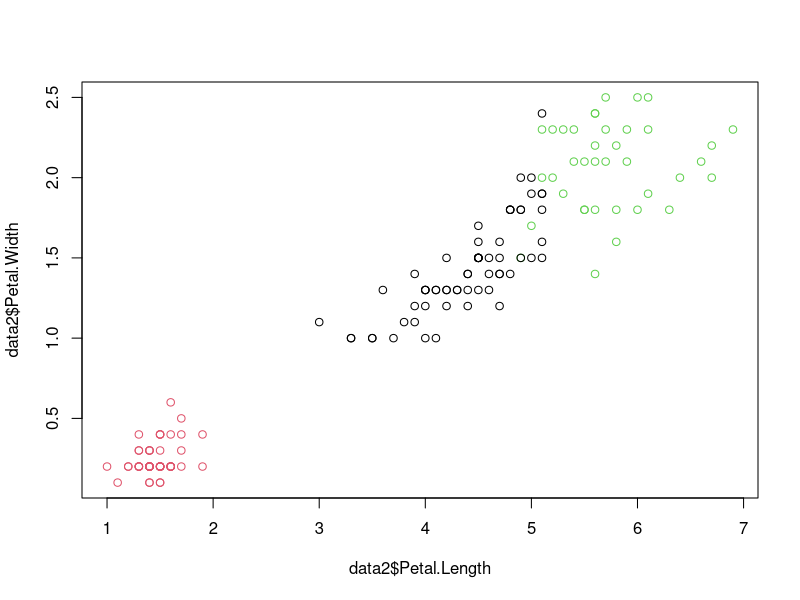
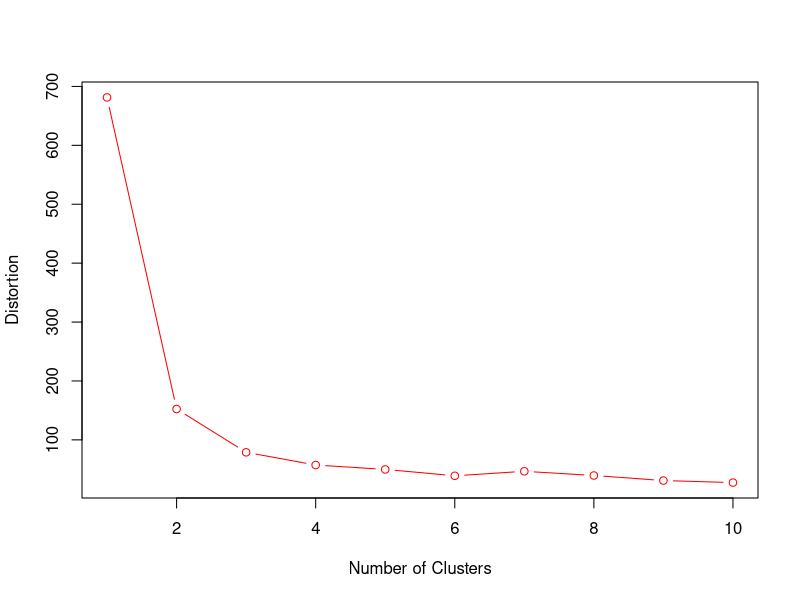
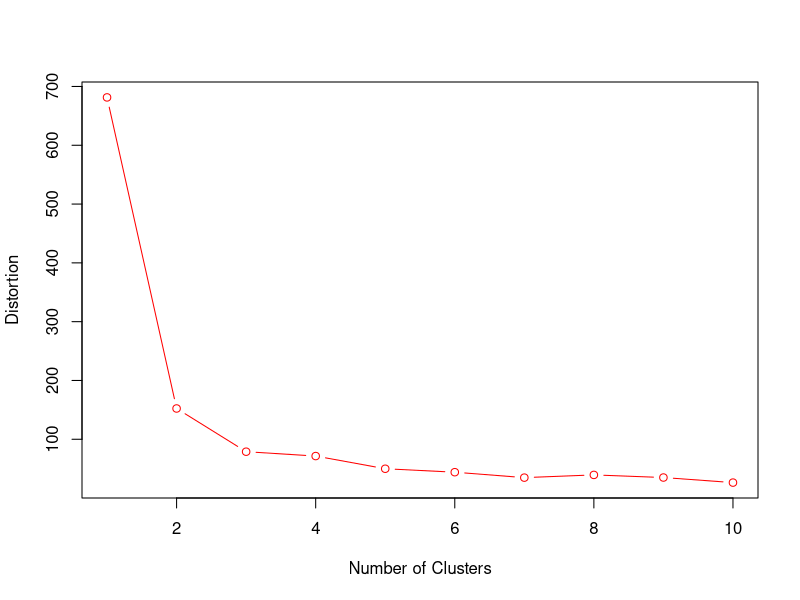

These charts were generated, in order, by the following R code:
################################ K-means ##############################################

# Using Inbuild data set Iris

data1 = iris

# Removing the last column

library(dplyr)

data2 = select(data1, -c(Species))

# In this case all the columns have same scale. In case if the columns are not on same scale,
# we have to standardize our data. This can be done as below: 

# data3 = scale(data2)
# stand_data = as.data.frame(data3)

# Creating a K-means cluster. 
# In this case I know we have 3 different species.

results = kmeans(data2, 3)

# Lets interpret the results

results

# Adding the cluster column to our data frame

data2$Cluster = results$cluster

# Ploting the cluster
# We will plot the graph between petal.length and petal.width

plot(data2$Petal.Length, data2$Petal.Width, col = data2$Cluster)


### In case if you do not know number of cluster. How to find the same.

# We use Elbow method to find the number of clusters required. There are two way to plot elbow graph.

# Way 1: Easy and long

elbow_data = select(data1, -c(Species))

# Create the k-means clustering using 2, 3, 4, 5, 6, 7, 8, 9, 10 clusters
results1 = kmeans(elbow_data, 1)
results2 = kmeans(elbow_data, 2)
results3 = kmeans(elbow_data, 3)
results4 = kmeans(elbow_data, 4)
results5 = kmeans(elbow_data, 5)
results6 = kmeans(elbow_data, 6)
results7 = kmeans(elbow_data, 7)
results8 = kmeans(elbow_data, 8)
results9 = kmeans(elbow_data, 9)
results10 = kmeans(elbow_data, 10)

# Creating two array to plot the curve between Number of clusters and results$tot.withinss

x = array(c(1,2,3,4,5,6,7,8,9,10))

y = array(c(results1$tot.withinss, results2$tot.withinss, results3$tot.withinss, results4$tot.withinss, results5$tot.withinss, 
            results6$tot.withinss, results7$tot.withinss, results8$tot.withinss, 
            results9$tot.withinss, results10$tot.withinss))

plot(x,y, type = "b", xlab="Number of Clusters", ylab="Distortion", col="Red")

# Way 2: Complex and short by creating a UDF

kmeans.wss.k <- function(elbow_data, k) {
  km = kmeans(elbow_data,k)
  return (km$tot.withinss)
}

#Plotting the elbow graph with different values of km$tot.withinss

kmeans.dis = function(elbow_data, maxk){
  dis=(nrow(elbow_data)-1)*sum(apply(elbow_data,2,var))
  dis[2:maxk]=sapply (2:maxk, kmeans.wss.k, elbow_data=elbow_data)
  return(dis)
}
maxk = 10
dis = kmeans.dis(elbow_data, maxk);
plot(1:maxk, dis, type='b', xlab="Number of Clusters",
     ylab="Distortion",
     col="Red")




